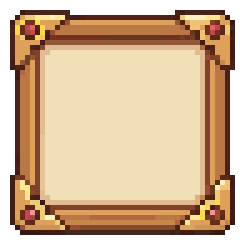
#> input picture tools/ui-assets/raw2/panel.png, 48 x 48 px (shown 5 times larger); its folder holds 7 pictures in this run
$ python build_ui2.py
#> lines starting #> are read from the running program, lines starting #| are printed output that depends on the picture
#!/usr/bin/env python3
"""PixelLab Pro로 뽑은 UI 조각(raw2/)을 게임용 나인패치 PNG(assets/ui/)로 정리한다.

    python3 tools/ui-assets/build_ui2.py            # 프로젝트 루트에서

하는 일
- 투명 여백을 잘라낸다.
- 나인패치로 늘릴 가장자리 줄과 가운데를 한 가지 패턴으로 평평하게 만든다
  (늘어날 때 무늬가 줄무늬처럼 번지지 않게).
- 버튼 하나(raw2/button.png)를 색상만 돌려 여러 색으로 만들고, 눌린 모양(_down)도 만든다.
  모든 버튼 모양이 똑같아서 화면이 정돈돼 보인다.

나인패치 여백 값은 UiSkin.java의 상수와 짝이다. 여기서 바꾸면 거기도 바꾼다.
"""
import colorsys
import os
import sys

from PIL import Image

ROOT = os.path.abspath(os.path.join(os.path.dirname(__file__), "..", ".."))
RAW = os.path.join(os.path.dirname(os.path.abspath(__file__)), "raw2")
OUT = os.path.join(ROOT, "assets", "ui")

# 버튼 색: (이름, 색상(도), 채도 배율, 명도 배율). 원본은 하늘색(약 200도).
BUTTON_COLORS = [
    ("blue", None, 1.0, 1.0),
    ("green", 100, 0.95, 0.92),
    ("gold", 42, 1.0, 1.04),
    ("rose", 350, 0.85, 1.0),
    ("purple", 275, 0.7, 0.95),
    ("off", None, 0.12, 0.8),
]


def load(name):
#> called with name = 'panel.png'
    im = Image.open(os.path.join(RAW, name)).convert("RGBA")
#> im is the input picture: PIL image 48x48 RGBA; mean R, G, B, A 177, 142.5, 108.1, 215.8
    return im.crop(im.getbbox())
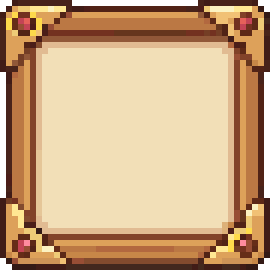
#> returned value: PIL image 45x45 RGBA (shown 6 times larger); mean R, G, B, A 195.7, 159.4, 120.3, 245.6; transparent parts drawn white


def flatten9(im, l, r, t, b):
    """가장자리 띠의 가운데 구간을 한 줄 패턴으로 반복하고, 가운데 칸은 중심 색 하나로 채운다."""
#> called with l = 12, r = 12, t = 12, b = 12
    im = im.copy()
    w, h = im.size
#> w = 45; h = 45
    px = im.load()
    cx, cy = (l + w - r) // 2, (t + h - b) // 2
#> cx = 22; cy = 22
    for y in list(range(t)) + list(range(h - b, h)):
        for x in range(l, w - r):
            px[x, y] = px[cx, y]
    for x in list(range(l)) + list(range(w - r, w)):
        for y in range(t, h - b):
            px[x, y] = px[x, cy]
    fill = px[cx, cy]
#> fill = (242, 223, 183, 255)
    for y in range(t, h - b):
        for x in range(l, w - r):
            px[x, y] = fill
    return im


# [54 lines left out: functions recolor, pressed, hollow, not called in this run]


def save(im, name):
#> called with name = 'panel.png'
    im.save(os.path.join(OUT, name))
    print("  %-22s %dx%d" % (name, im.width, im.height))
#|   panel.png              45x45


def main():
    os.makedirs(OUT, exist_ok=True)
    print("-> " + OUT)

    # 패널: 나무 액자 + 금 모서리 + 양피지. 나인패치 12/12/12/12
    save(flatten9(load("panel.png"), 12, 12, 12, 12), "panel.png")

    # 버튼: 39x16, 나인패치 L6 R6 T5 B6 (눌림: T7 B4)
    base = flatten9(load("button.png"), 6, 6, 5, 6)
    for name, hue, sm, vm in BUTTON_COLORS:
        up = base if hue is None and sm == 1.0 and vm == 1.0 else recolor(base, hue, sm, vm)
        save(up, "btn_%s.png" % name)
        save(pressed(up), "btn_%s_down.png" % name)

    # 하단 탭: 어두운 나무(평소) / 밝은 나무(선택). 나인패치 8/8/8/9
    save(flatten9(load("tab.png"), 8, 8, 8, 9), "tab.png")
    save(flatten9(load("tab_on.png"), 8, 8, 8, 9), "tab_on.png")

    # 골드 표시 캡슐: 나인패치 L8 R8 T4 B4
    save(flatten9(load("pill.png"), 8, 8, 4, 4), "pill.png")

    # 통째로 쓰는 그림
    save(hollow(load("slot.png")), "slot.png")
    save(load("badge.png"), "badge.png")

    # 어두운 패널(상단 바·스킬 줄): 나인패치 11/11/11/11
    save(flatten9(load("panel_dark.png"), 11, 11, 11, 11), "panel_dark.png")
    # 전투 영역 액자(가운데 투명): 나인패치 10/10/10/10
    save(flatten9(load("frame.png"), 10, 10, 10, 10), "frame.png")
    # 제목 리본: 나인패치 L12 R12 T4 B5
    save(flatten9(load("ribbon.png"), 12, 12, 4, 5), "ribbon.png")
    # 게이지 틀(45x11): 안쪽 홈을 투명하게 뚫어 채움 막대를 먼저 그리고 틀을 덮는다. 나인패치 L6 R6 T5 B5
    save(hollow(flatten9(load("gauge.png"), 6, 6, 5, 5), threshold=200), "gauge.png")


if __name__ == "__main__":
#> (the run stopped early here; a loop or call above may not have finished)
